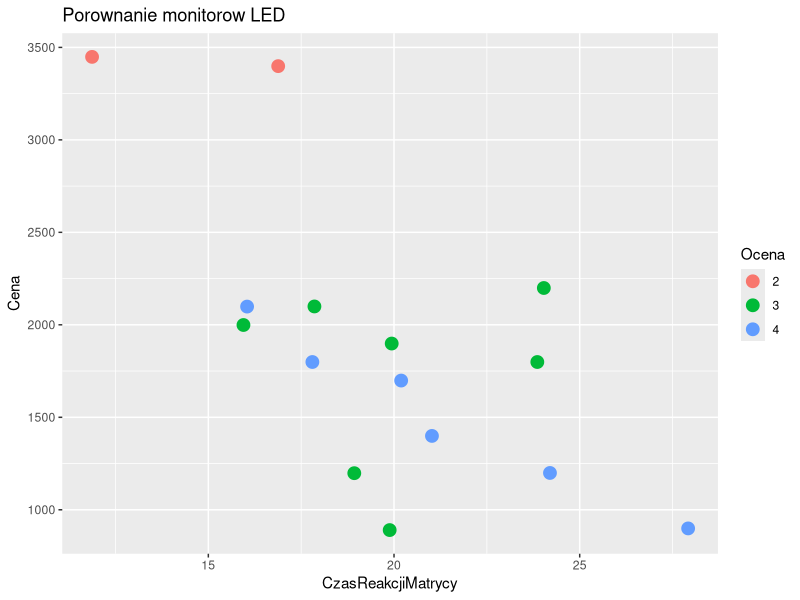

The R script that drew this image:
#install.packages("ggplot2")
library("ggplot2")

df <- as.data.frame(matrix(c(27.6, 26.2, 19.6, 19.2, 20.6, 22.8, 18.8, 27.9, 20.6, 24.6, 10.0, 21.0, 21.2, 36.1, 16.6,
                             130, 98, 75, 98, 98, 111, 98, 87, 98, 98, 56, 98, 98, 211, 64,
                             17, 18, 28, 21, 24, 24, 20, 16, 24, 16, 20, 20, 18, 12, 19,
                             3399, 2099, 899, 1399, 1799, 1199, 1699, 1999, 2199, 2099, 890, 1899, 1799, 3449, 1198), 15, 4))
labels <- c("1", "2", "3", "4", "5")
result <- c(2, 3, 4, 4, 3, 4, 4, 3, 3, 4, 3, 3, 4, 2, 3)
factors <- factor(result, labels)
df <- cbind(df, factors)
colnames(df) <- c("Matryca", "JasnoscEkranu", "CzasReakcjiMatrycy", "Cena", "Ocena")

stripchart <- ggplot(df, aes(CzasReakcjiMatrycy, Cena, col = factor(Ocena))) + geom_jitter(position = position_jitter(width = 0.2), size=4)
stripchart <- stripchart + ylab("Cena") + xlab("CzasReakcjiMatrycy") + labs(colour = "Ocena")
stripchart <- stripchart + ggtitle("Porownanie monitorow LED") + theme(plot.title = element_text(vjust =+ 1))
stripchart